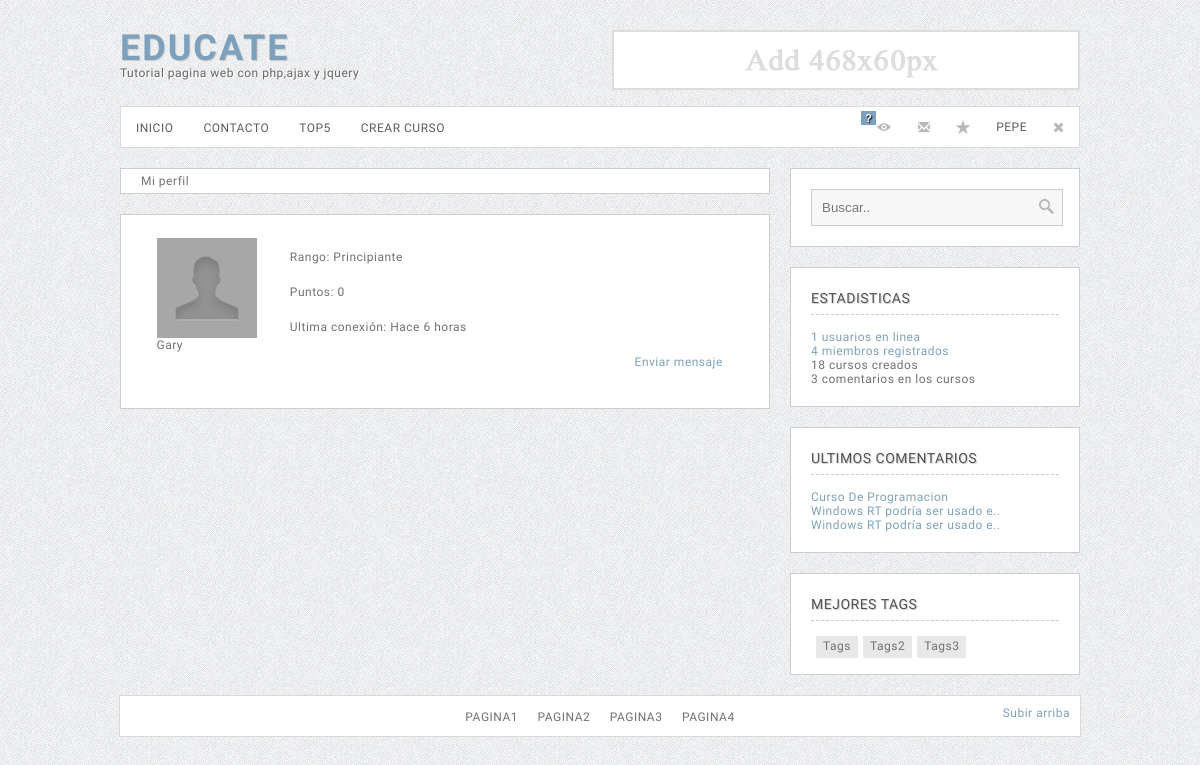
Screenshot of /user/usuario.php?user=3 (signed in) with the database file from the repository.
### tables this page shows
CREATE TABLE `z_datos` (
  `id` int(11) NOT NULL,
  `nombre` varchar(50) NOT NULL,
  `url` varchar(100) NOT NULL,
  `email` varchar(100) NOT NULL
);

CREATE TABLE `z_users` (
  `id` int(11) NOT NULL,
  `nombre` varchar(50) NOT NULL,
  `password` varchar(60) NOT NULL,
  `recuperar` varchar(100) NOT NULL,
  `email` varchar(60) NOT NULL,
  `ultima` timestamp NOT NULL DEFAULT CURRENT_TIMESTAMP,
  `avatar` varchar(50) NOT NULL DEFAULT 'no_avatar.jpg',
  `rango` int(11) NOT NULL,
  `lema` text NOT NULL,
  `puntos` int(11) NOT NULL
);

CREATE TABLE `z_coment` (
  `id` int(11) NOT NULL,
  `autor` int(11) NOT NULL,
  `post` int(11) NOT NULL,
  `comentario` text NOT NULL
);

CREATE TABLE `z_posts` (
  `id` int(11) NOT NULL,
  `titulo` varchar(100) NOT NULL,
  `url` varchar(150) NOT NULL,
  `contenido` text NOT NULL,
  `autor` int(11) NOT NULL,
  `fecha` timestamp NOT NULL DEFAULT CURRENT_TIMESTAMP,
  `visitas` int(11) NOT NULL,
  `time` int(11) NOT NULL,
  `puntos` int(11) NOT NULL DEFAULT '0',
  `keywords` varchar(150) NOT NULL,
  `descripcion` text NOT NULL,
  `urlamigable` varchar(100) NOT NULL,
  `youtube` varchar(255) NOT NULL
);

### inc/funciones.php (called while the page is built, shortened)
<?php
if (!function_exists("GetSQLValueString")) {
function GetSQLValueString($theValue, $theType, $theDefinedValue = "", $theNotDefinedValue = "")
{
  $theValue = function_exists("mysql_real_escape_string") ? mysql_real_escape_string($theValue) : mysql_escape_string($theValue);
  switch ($theType) {
    case "text":
      $theValue = ($theValue != "") ? "'" . $theValue . "'" : "NULL";
      break;
    case "long":
    case "int":
      $theValue = ($theValue != "") ? intval($theValue) : "NULL";
      break;
  }
  return $theValue;
}
}
function UrlAmigablesInvertida($seo)
{
	global $database_conexion, $conexion;
	$query_Recordset13434 = sprintf ("SELECT z_posts.urlamigable FROM z_posts WHERE z_posts.id = '%s'" ,$seo);
	$Recordset13434 = mysql_query($query_Recordset13434, $conexion) or die(mysql_error());
	$row_Recordset13434 = mysql_fetch_assoc($Recordset13434);
    return $row_Recordset13434['urlamigable'];
}
		$query_SacarDatosWeb = "SELECT * FROM z_datos";
		$SacarDatosWeb = mysql_query($query_SacarDatosWeb, $conexion) or die(mysql_error());
		$row_SacarDatosWeb = mysql_fetch_assoc($SacarDatosWeb);
		$urlWeb=$row_SacarDatosWeb['url'];
function NotificacionesPendientes($usuario)
{
	global $database_conexion, $conexion;
	$query_DatosFuncion = sprintf("SELECT * FROM z_notifica WHERE autor = %s AND estado=0", GetSQLValueString($usuario, "int"));
	$DatosFuncion = mysql_query($query_DatosFuncion, $conexion) or die(mysql_error());
	$totalRows_DatosFuncion = mysql_num_rows($DatosFuncion);
	if ($totalRows_DatosFuncion>0) return true;
	else
	return false;
}
function nombre ($iduser){
			global $database_conexion, $conexion;
			$query_ObtenerNombre = sprintf ("SELECT z_users.nombre FROM z_users WHERE z_users.id = %s",$iduser,"int");
			$ObtenerNombre = mysql_query($query_ObtenerNombre, $conexion) or die(mysql_error());
			$row_ObtenerNombre = mysql_fetch_assoc($ObtenerNombre);
			return $row_ObtenerNombre['nombre'];
}
function saber_titulo ($idpost){
			global $database_conexion, $conexion;
			$query_ObtenerNombre = sprintf ("SELECT z_posts.titulo FROM z_posts WHERE z_posts.id = %s",$idpost,"int");
			$ObtenerNombre = mysql_query($query_ObtenerNombre, $conexion) or die(mysql_error());
			$row_ObtenerNombre = mysql_fetch_assoc($ObtenerNombre);
			return $row_ObtenerNombre['titulo'];
}
function tiempo_transcurrido($fecha) {
	$intervalos = array("segundo", "minuto", "hora", utf8_decode("día"), "semana", "mes", utf8_decode("año"));
	$duraciones = array("60","60","24","7","4.35","12");
	$ahora = time();
	$Fecha_Unix = strtotime($fecha);
	if($ahora > $Fecha_Unix) {
		  $diferencia     =$ahora - $Fecha_Unix;
		  $tiempo         = "Hace";
	} else {
		  $diferencia     = $Fecha_Unix -$ahora;
		  $tiempo         = "Dentro de";
	}
	for($j = 0; $diferencia >= $duraciones[$j] && $j < count($duraciones)-1; $j++) {
	  $diferencia /= $duraciones[$j];
	}
	$diferencia = round($diferencia);
	if($diferencia != 1) {
		$intervalos[5].="e";
		$intervalos[$j].= "s";
	}
    return "$tiempo $diferencia $intervalos[$j]";
}
function rango ($rango){
	if ($rango=1) return "Principiante";
}
$logoutAction = $_SERVER['PHP_SELF']."?doLogout=true";
if ((isset($_SERVER['QUERY_STRING'])) && ($_SERVER['QUERY_STRING'] != "")){
  $logoutAction .="&". htmlentities($_SERVER['QUERY_STRING']);
}
?>

### Connections/conexion.php (called while the page is built, shortened)
<?php
$hostname_conexion = "localhost";
$database_conexion = "bdsistemas";
$username_conexion = "root";
$password_conexion = "";
$conexion = mysql_pconnect($hostname_conexion, $username_conexion, $password_conexion) or trigger_error(mysql_error(),E_USER_ERROR);
?>
<?php if (is_file("inc/funciones.php")){
	include ("inc/funciones.php");
	}
	else {
	include ("../inc/funciones.php");
	}
?>

### user/usuario.php (the view, shortened to what this page needs)
<?php require_once('../Connections/conexion.php');
$iddeluser= $_GET['user'];
		$query_SacarMiPerfil = sprintf("SELECT * FROM z_users WHERE id=%s",$iddeluser,"int");
		$SacarMiPerfil = mysql_query($query_SacarMiPerfil, $conexion) or die(mysql_error());
		$row_SacarMiPerfil = mysql_fetch_assoc($SacarMiPerfil);
?>
<!DOCTYPE html PUBLIC "-//W3C//DTD XHTML 1.0 Transitional//EN" "http://www.w3.org/TR/xhtml1/DTD/xhtml1-transitional.dtd">
<html xmlns="http://www.w3.org/1999/xhtml">
<head>
<link rel="stylesheet" type="text/css" href="../css/estilos.css"/>
</head>
<body>
<div id="principal">
  <div id="head">
    <div id="logo">
      <h1><a href="<?php echo $urlWeb ?>">eDucate</a> </h1>
      Tutorial pagina web con php,ajax y jquery
    </div>
    <div id="add468"><img src="../img/add468.png" width="468" height="60" /></div>
  </div>
  <?php include("../inc/menu.php"); ?>
  <div id="leftt">
    <div id="section_info">Mi perfil</div>
    <div id="section_l">
      <table width="583" height="153" border="0" align="center">
        <tr>
          <td width="125" height="147" valign="top"><img src="avatar/<?php echo $row_SacarMiPerfil['avatar']; ?>" width="100" height="100" /><?php echo $row_SacarMiPerfil['nombre']; ?></td>
          <td width="442" valign="top"><table width="439" height="143" border="0">
            <tr>
              <td width="429">Rango: <?php echo rango($row_SacarMiPerfil['rango']); ?></td>
            </tr>
            <tr>
              <td>Puntos: <?php echo $row_SacarMiPerfil['puntos']; ?></td>
            </tr>
            <tr>
              <td>Ultima conexi&oacute;n: <?php echo tiempo_transcurrido($row_SacarMiPerfil['ultima']); ?></td>
            </tr>
            <tr>
              <td align="right"><a href="msn_nuevo.php?msn=<?php echo $row_SacarMiPerfil['id']; ?>">Enviar mensaje</a></td>
            </tr>
          </table></td>
        </tr>
      </table>
    </div>
  </div>
  <div id="rigthh">
    <?php include("../inc/buscador.php"); ?>
    <?php include("../inc/stats.php"); ?>
    <?php include("../inc/last_com.php"); ?>
    <?php include("../inc/tags.php"); ?>
  </div>
</div><div id="footer"><div id="txt_fo"><a href="#">Pagina1</a> <a href="#">Pagina2</a> <a href="#">Pagina3</a> <a href="#">Pagina4</a></div>
<div class="item_top"><a href="" id="arriba">Subir arriba</a></div>
</div>
</body>
</html>

### inc/menu.php (shortened to what this page needs)
<div id="menu">
    <div id="item_me"><a href="<?php echo $urlWeb ?>index.php">Inicio</a></div>
    <div id="item_me"><a href="<?php echo $urlWeb ?>contacto.php">Contacto</a></div>
    <div id="item_me"><a href="<?php echo $urlWeb ?>tops.php">Top5</a></div>
  <?php   if (isset ($_SESSION['MM_Id'])){ ?>
	 <div id="item_me"><a href="<?php echo $urlWeb ?>agregar.php">Crear CURSO</a></div>
    <?php }?>
    <?php if (isset ($_SESSION['MM_Id'])){ ?>
  <div id="item_op"><a href="<?php echo $logoutAction ?>"> <img src="<?php echo $urlWeb ?>img/out.png" width="16" height="16" /></a></div>
     <div id="item_op" style="margin-top:1px"><a href="<?php echo $urlWeb ?>user/perfil.php"><?php echo nombre($_SESSION['MM_Id']) ?></a>
  </div>
    <div id="item_op"><a href="<?php echo $urlWeb ?>user/favoritos.php"><img src="<?php echo $urlWeb ?>img/fav.png" width="16" height="16" /></a></div>
   <div id="item_op">
   <a href="<?php echo $urlWeb ?>user/recibidos.php"><img  src="<?php echo $urlWeb ?>img/msn.png" width="16" height="16" /></a></div>
    <div id="item_op">
     <?php if  (NotificacionesPendientes($_SESSION['MM_Id'])){ ?>
    <div id="notifica_msn">?</div>
    <?php }?>
    <a href="<?php echo $urlWeb ?>user/notificaciones.php"><img src="<?php echo $urlWeb ?>img/notifica.png" width="16" height="16" /></a></div>
    <?php }
	else {?>
 <div id="item_op"><a href="<?php echo $urlWeb ?>user/registro.php">Registro</a></div>
    <div id="item_op"><a  onclick="javascript:ver();" style="cursor:pointer">Loguearse</a></div>
    <?php }?>
  </div>

### inc/last_com.php (shortened to what this page needs)
<?php
$maxRows_LastComents = 7;
$pageNum_LastComents = 0;
$startRow_LastComents = $pageNum_LastComents * $maxRows_LastComents;
$query_LastComents = "SELECT * FROM z_coment ORDER BY z_coment.id DESC";
$query_limit_LastComents = sprintf("%s LIMIT %d, %d", $query_LastComents, $startRow_LastComents, $maxRows_LastComents);
$LastComents = mysql_query($query_limit_LastComents, $conexion) or die(mysql_error());
$row_LastComents = mysql_fetch_assoc($LastComents);
?>
<div id="sectio_r">
      <div id="side_r">ultimos comentarios</div>
      <?php do { ?>
        <span class="txt_side"><a href="<?php echo $urlWeb ?><?php echo UrlAmigablesInvertida($row_LastComents['post']) ?>.html">
	 <?php $titulolargo=saber_titulo($row_LastComents['post']);  if ((strlen($titulolargo))> 30) { $titulolargo=substr($titulolargo, 0, 30).".."; }
 echo $titulolargo?>
  </a></span><br />
        <?php } while ($row_LastComents = mysql_fetch_assoc($LastComents)); ?>
    </div>

### css/estilos.css (style rules this page uses)
body { background: #E9E9E9 url(../img/white-texture.png) repeat; font-size: 12px; letter-spacing: 0.5px; color: #717171; font-family: 'Istok Web',arial,serif; }
html { overflow-y:scroll; }
a { text-decoration: none; color: #7da1bc; }
#principal { overflow: hidden; width: 960px; margin: 30px auto 0px auto; }
#head { height: 66px; }
#logo { float: left; color: #666; text-shadow: 1px 1px 1px #FFF; }
#logo h1 { color: #909090; margin: 0!important; line-height: 1em!important; font-size: 36px; font-style: normal; text-transform: uppercase; letter-spacing: 2px; text-shadow: 1px 1px 1px #CCC; }
#menu { background: #FFF; margin-top: 10px; height: 40px; border: 1px solid #d9d9d9; margin-bottom: 20px; }
#menu a { color: #5c5c5c; }
#leftt { float: left; width: 650px; }
#rigthh { float: right; width: 290px; }
#section_l { padding: 20px; background: #FFF; border: 1px solid #cdcdcd; margin-bottom: 20px; }
#section_info { padding: 5px 20px; background: #FFF; border: 1px solid #cdcdcd; margin-bottom: 20px; }
#sectio_r { padding: 20px; background: #FFF; border: 1px solid #cdcdcd; margin-bottom: 20px; }
#item_me { padding: 0 15px; text-transform:uppercase; float:left; line-height: 43px; }
#footer { background-color: #FFF; height: 40px; margin: auto; width: 960px; border: 1px solid #d9d9d9; margin-bottom: 30px; }
#txt_fo { text-transform: uppercase; padding-top: 14px; text-align: center; margin: 0px auto; }
#add468 { height: 60px; width: 468px; float: right; }
#txt_fo a { color: #717171; padding:0px 8px; }
#item_op { padding: 12px; text-transform:uppercase; float: right; }
#side_r { border-bottom: 1px dashed #CCC; padding-bottom: 5px; margin-top: 0px!important; margin-bottom: 15px; color: #535353; font-size:14px; line-height: 1.5em; text-transform: uppercase; font-weight: normal; text-shadow: 1px 1px 1px #CCC; }
.txt_side { margin-bottom: 5px; }
#notifica_msn { text-shadow: 1px 1px 1px #000; font-size: 11px; padding: 1px 4px; position: absolute; z-index: 999; color:#fff; margin-top: -8px; margin-left: -15px; background-color: #7da1bc; font-weight: bold; font-family:helvetica,arial,sans-serif; }
.item_top { float:right; margin-top: -18px; margin-right: 10px; }

### rows the page displays
z_datos: url (picture)
z_users: nombre "PEPE"
z_users: avatar (placeholder picture), nombre "Gary", rango "Principiante", puntos "0", ultima "Hace 6 horas"
z_coment: post.titulo "Curso De Programacion"
z_coment: post.titulo "Windows RT podría ser usado e.."
z_coment: post.titulo "Windows RT podría ser usado e.."

### other values shown
$totalRows_Estadisticason "1"
$totalRows_EstadisticasWeb "4"
$totalRows_EstadisticasPost "18"
$totalRows_EstadisticasCom "3"
